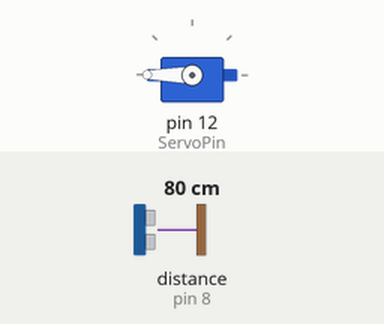
Bench run of a sketch on a simulated Arduino Uno, built with avr-gcc and run on an emulated ATmega328P. On the bench: servo. Wiring (inferred from the names in the program): ultrasonic range finder: trigger pin 9; echo pin 8. The inputs (shaded band) are chosen by the test bench; at power-on: distance to the obstacle (sensor on pin 8) 80 cm. The echo pulse lasts 58.3 µs per cm; what the sketch prints to the serial monitor is not drawn.

Above: at 0.1 s.
At 0.6 s:
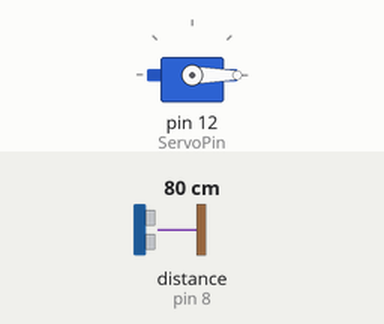
At 1.1 s:
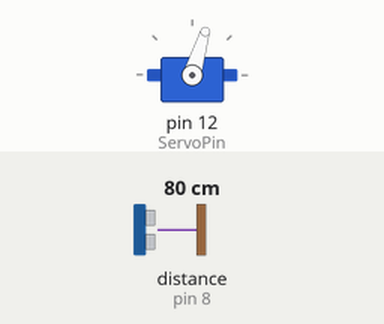
Timing chart, 0 to 2.6 s (numbered marks = the images above):
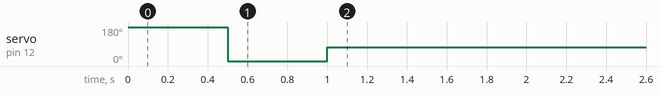

The sketch:

server_sonda.ino
```cpp
#include <Servo.h>
#define ServoPin 12      //定义舵机连接到12号引脚
#define LED 13           //定义LED为13号引脚
#define sonar_Echo_Pin 8 //定义超声波传感器Echo的引脚为8号口
#define sonar_Trig_Pin 9 //定义超声波传感器Trig的引脚为9号口

float left_distance;  //定义一个变量存储左边的距离
float right_distance; //定义一个变量存储右边的距离

Servo myservo; //声明一个对象名为myservo

float sonar_detection() //超声波测距函数
{
  float distance;                    //定义一个变量存储测得的距离
  digitalWrite(sonar_Trig_Pin, LOW); //产生一个10us的脉冲去触发Trig_Pin
  delayMicroseconds(2);
  digitalWrite(LED, 1);
  digitalWrite(sonar_Trig_Pin, HIGH);
  delayMicroseconds(10);
  digitalWrite(sonar_Trig_Pin, LOW);
  digitalWrite(LED, 0);
  distance = pulseIn(sonar_Echo_Pin, HIGH, 8000) / 58.00; //检测脉冲宽度，并计算距离值
  if (distance >= 130 || distance == 0)                   //判断如果距离大于等于130cm或者等于0，则让距离等于130
  {
    distance = 130;
  }

  Serial.print(distance); //串口输出距离值
  Serial.print("cm");     //串口输出距离值单位
  Serial.println();       //换行
  delay(5);               //延时5秒

  return distance; //返回距离值
}
void setup() {
  // put your setup code here, to run once:
  Serial.begin(9600);    //打开串口设置波特率
  pinMode(sonar_Trig_Pin, OUTPUT); //配置Trig端口为输出模式
  pinMode(sonar_Echo_Pin, INPUT);  //配置Echo端口为输入模式
  myservo.attach(ServoPin); //初始化舵机对象连接的引脚
  myservo.write(180);       //left
  delay(500);
  myservo.write(0); //right
  delay(500);
  myservo.write(73); //positive
  delay(500);
}

void loop() {
  // put your main code here, to run repeatedly:
  float distance = sonar_detection();
  Serial.println(sonar_detection());
  if(distance<20){
    myservo.write(180);       //left
  }else if(distance<40){
    myservo.write(0);
  }else{
     myservo.write(73);
  }

}
```
